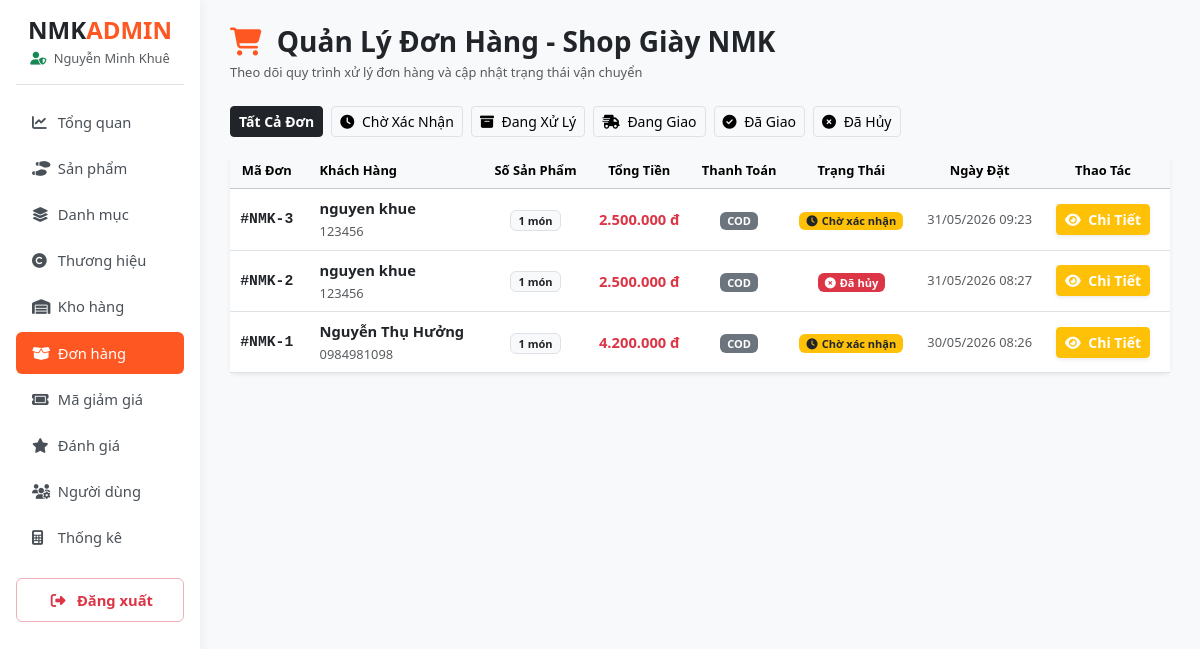
Before: /admin/modules/don-hang/index-donhang.php (signed in) with the older database file.
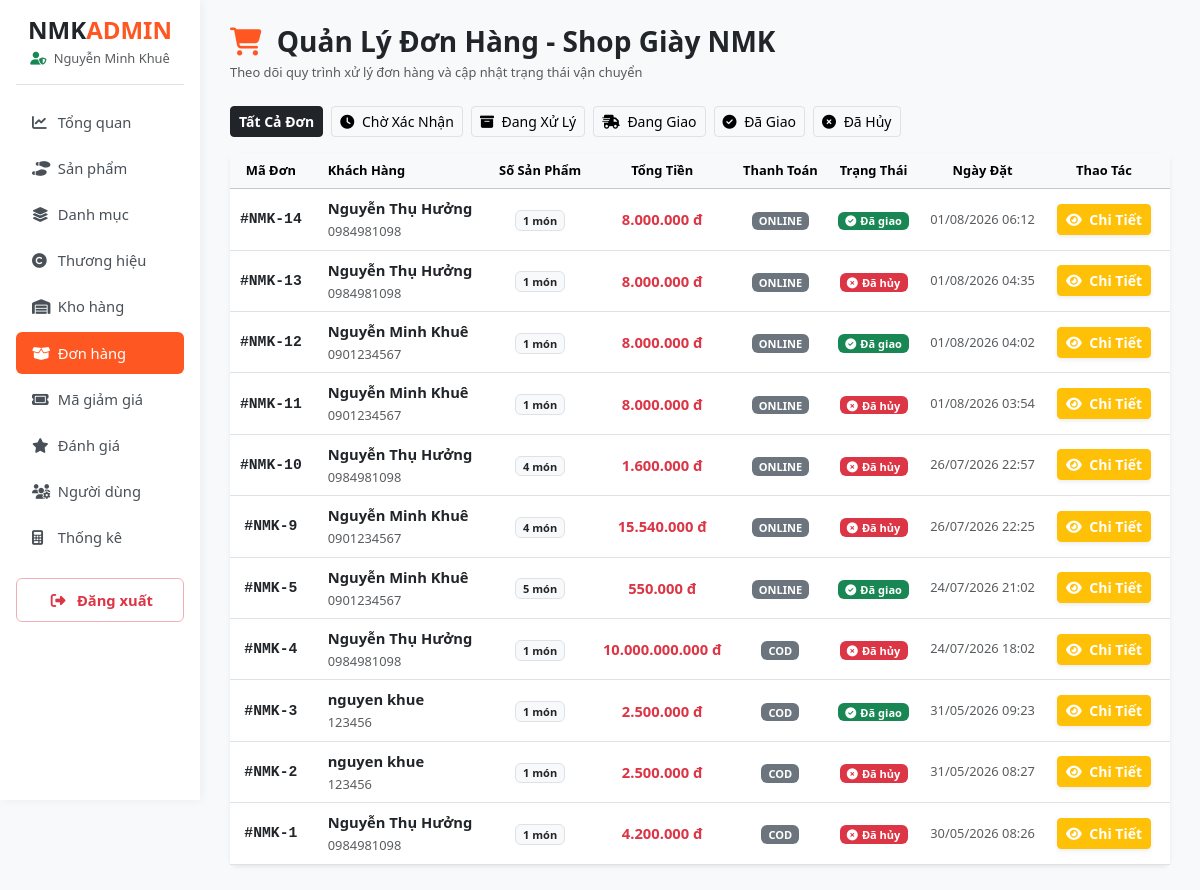
After: the same page with the newer database file.
### tables this page shows
CREATE TABLE `orders` (
  `id` int(11) NOT NULL,
  `user_id` int(11) DEFAULT NULL,
  `fullname` varchar(100) NOT NULL,
  `email` varchar(100) NOT NULL,
  `phone` varchar(15) NOT NULL,
  `address` text NOT NULL,
  `total_price` decimal(12,2) NOT NULL,
  `coupon_code` varchar(20) DEFAULT NULL,
  `payment_method` enum('COD','Online') DEFAULT 'COD',
  `status` enum('Chờ xác nhận','Đang xử lý','Đang giao','Đã giao','Đã hủy') DEFAULT 'Chờ xác nhận',
  `created_at` timestamp NOT NULL DEFAULT current_timestamp()
);

### config.php (called while the page is built, shortened)
<?php
function format_money($amount) {
    return number_format((float)$amount, 0, ',', '.') . ' đ';
}
function sanitize($data) {
    return htmlspecialchars(trim((string)$data), ENT_QUOTES, 'UTF-8');
}

### admin/modules/don-hang/index-donhang.php (the view, shortened to what the changed rows need)
<?php
require_once __DIR__ . '/../../../config.php';
require_once __DIR__ . '/../../includes/header.php';
require_once __DIR__ . '/../../includes/sidebar.php';
$sql = "SELECT o.*, COALESCE(SUM(od.quantity), 0) AS total_items
        FROM orders o
        LEFT JOIN order_details od ON o.id = od.order_id
        WHERE 1=1";
$params = [];
$sql .= " GROUP BY o.id ORDER BY o.id DESC";
$stmt = $pdo->prepare($sql);
$stmt->execute($params);
$orders = $stmt->fetchAll();
$status_badges = [
    'Chờ xác nhận' => ['class' => 'bg-warning text-dark', 'icon' => 'fa-clock'],
    'Đang xử lý'   => ['class' => 'bg-info text-white', 'icon' => 'fa-box-archive'],
    'Đang giao'     => ['class' => 'bg-primary text-white', 'icon' => 'fa-truck-fast'],
    'Đã giao'       => ['class' => 'bg-success text-white', 'icon' => 'fa-circle-check'],
    'Đã hủy'        => ['class' => 'bg-danger text-white', 'icon' => 'fa-circle-xmark']
];
?>
<div class="card border-0 shadow-sm rounded-3 bg-white">
    <div class="card-body p-0">
        <?php if (empty($orders)): ?>
            <div class="p-5 text-center text-muted">
                <i class="fa-solid fa-inbox fs-1 mb-2 d-block"></i>
                Không tìm thấy đơn hàng nào phù hợp với bộ lọc.
            </div>
        <?php else: ?>
            <div class="table-responsive">
                <table class="table table-hover align-middle mb-0 text-center">
                    <thead class="table-light text-secondary small fw-bold">
                        <tr>
                            <th>Mã Đơn</th>
                            <th class="text-start ps-3">Khách Hàng</th>
                            <th>Số Sản Phẩm</th>
                            <th>Tổng Tiền</th>
                            <th>Thanh Toán</th>
                            <th>Trạng Thái</th>
                            <th>Ngày Đặt</th>
                            <th class="pe-3">Thao Tác</th>
                        </tr>
                    </thead>
                    <tbody>
                        <?php foreach ($orders as $row):
                            $curr_st = !empty($row['status']) ? $row['status'] : 'Chờ xác nhận';
                            $st = $status_badges[$curr_st] ?? ['class' => 'bg-secondary text-white', 'icon' => 'fa-question'];
                        ?>
                            <tr>
                                <td class="fw-bold font-monospace text-dark">#NMK-<?= $row['id'] ?></td>
                                <td class="text-start ps-3">
                                    <div class="fw-bold text-dark"><?= sanitize($row['fullname']) ?></div>
                                    <small class="text-muted"><?= sanitize($row['phone']) ?></small>
                                </td>
                                <td><span class="badge bg-light text-dark border"><?= $row['total_items'] ?> món</span></td>
                                <td class="fw-bold text-danger"><?= format_money($row['total_price']) ?></td>
                                <td><span class="badge bg-secondary"><?= strtoupper(sanitize($row['payment_method'])) ?></span></td>
                                <td>
                                    <span class="badge <?= $st['class'] ?> px-2.5 py-1.5 fw-semibold">
                                        <i class="fa-solid <?= $st['icon'] ?> me-1"></i><?= $curr_st ?>
                                    </span>
                                </td>
                                <td class="small text-muted"><?= date('d/m/Y H:i', strtotime($row['created_at'])) ?></td>
                                <td class="pe-3">
                                    <a href="detail-donhang.php?id=<?= $row['id'] ?>"
                                       class="btn btn-warning btn-sm text-white fw-bold shadow-sm">
                                        <i class="fa-solid fa-eye me-1"></i> Chi Tiết
                                    </a>
                                </td>
                            </tr>
                        <?php endforeach; ?>
                    </tbody>
                </table>
            </div>
        <?php endif; ?>
    </div>
</div>
<?php require_once __DIR__ . '/../../includes/footer.php'; ?>

Changed rows visible on the page:
added orders: id "14", fullname "Nguyễn Thụ Hưởng", phone "0984981098", total_items "1", total_price "8.000.000 đ", payment_method "ONLINE", status "Đã giao", created_at "01/08/2026 06:12"
added orders: id "13", fullname "Nguyễn Thụ Hưởng", phone "0984981098", total_items "1", total_price "8.000.000 đ", payment_method "ONLINE", status "Đã hủy", created_at "01/08/2026 04:35"
added orders: id "12", fullname "Nguyễn Minh Khuê", phone "0901234567", total_items "1", total_price "8.000.000 đ", payment_method "ONLINE", status "Đã giao", created_at "01/08/2026 04:02"
added orders: id "11", fullname "Nguyễn Minh Khuê", phone "0901234567", total_items "1", total_price "8.000.000 đ", payment_method "ONLINE", status "Đã hủy", created_at "01/08/2026 03:54"
added orders: id "10", fullname "Nguyễn Thụ Hưởng", phone "0984981098", total_items "4", total_price "1.600.000 đ", payment_method "ONLINE", status "Đã hủy", created_at "26/07/2026 22:57"
added orders: id "9", fullname "Nguyễn Minh Khuê", phone "0901234567", total_items "4", total_price "15.540.000 đ", payment_method "ONLINE", status "Đã hủy", created_at "26/07/2026 22:25"
added orders: id "5", fullname "Nguyễn Minh Khuê", phone "0901234567", total_items "5", total_price "550.000 đ", payment_method "ONLINE", status "Đã giao", created_at "24/07/2026 21:02"
added orders: id "4", fullname "Nguyễn Thụ Hưởng", phone "0984981098", total_items "1", total_price "10.000.000.000 đ", payment_method "COD", status "Đã hủy", created_at "24/07/2026 18:02"
changed orders id 3: status "Chờ xác nhận" → "Đã giao"
changed orders id 1: status "Chờ xác nhận" → "Đã hủy"
